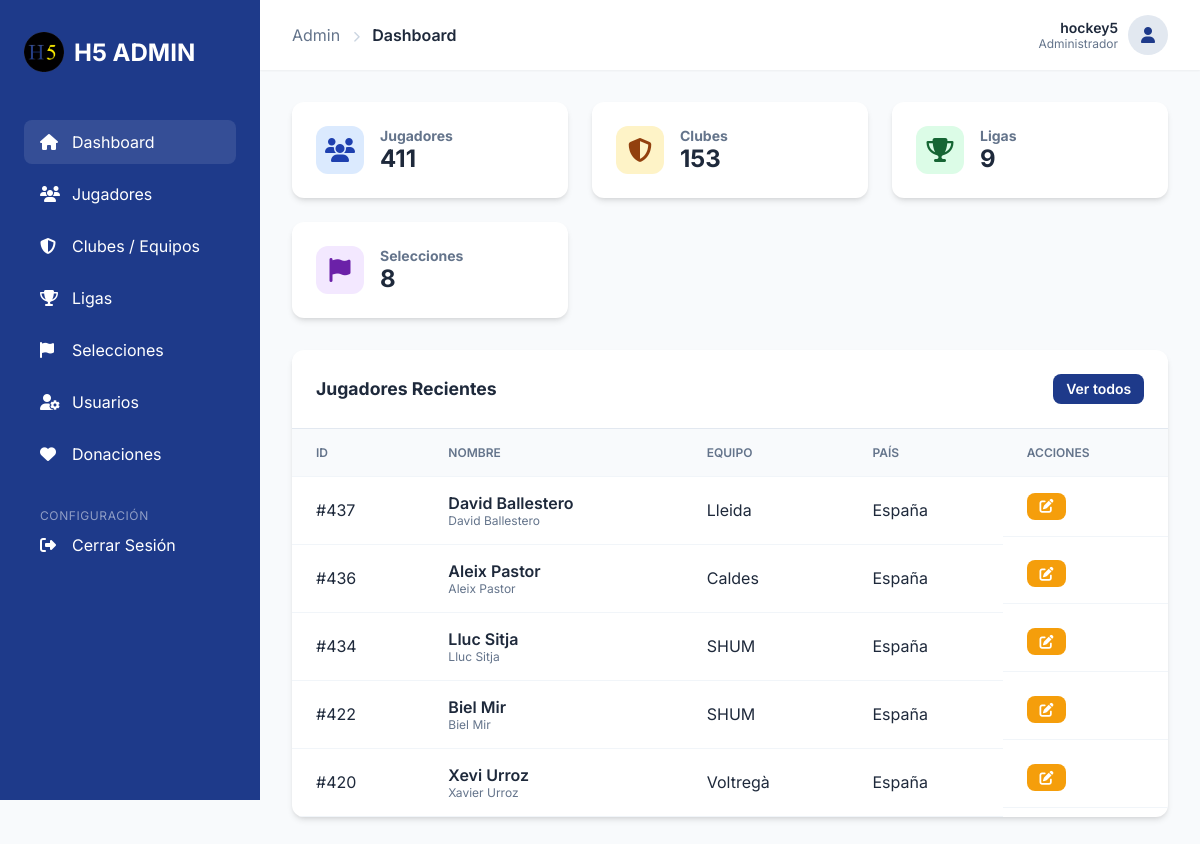
The page /admin/index.php (signed in) on the database its author committed.
### tables this page shows
CREATE TABLE `players` (
  `id` int(10) UNSIGNED NOT NULL,
  `name` varchar(128) NOT NULL,
  `full_name` varchar(255) DEFAULT NULL,
  `country` varchar(64) DEFAULT NULL,
  `birth_year` smallint(5) UNSIGNED DEFAULT NULL,
  `position` varchar(32) DEFAULT NULL,
  `league_id` int(10) UNSIGNED NOT NULL,
  `current_team_id` int(10) UNSIGNED DEFAULT NULL,
  `current_team_name` varchar(128) DEFAULT NULL,
  `Numero` int(11) NOT NULL,
  `seleccio_id` int(11) DEFAULT NULL
);

CREATE TABLE `teams` (
  `id` int(10) UNSIGNED NOT NULL,
  `league_id` int(10) UNSIGNED NOT NULL,
  `name` varchar(128) NOT NULL,
  `normalized_name` varchar(128) NOT NULL,
  `city` varchar(128) DEFAULT NULL,
  `logo_url` text DEFAULT NULL
);

### admin/index.php (the view, shortened to what this page needs)
<?php
require_once __DIR__ . '/includes/header.php';
try {
    $pdo = hoquei5_pdo();
    $totalPlayers = $pdo->query("SELECT COUNT(*) FROM `players`")->fetchColumn();
    $totalTeams = $pdo->query("SELECT COUNT(*) FROM `teams`")->fetchColumn();
    $totalLeagues = $pdo->query("SELECT COUNT(*) FROM `leagues`")->fetchColumn();
    $totalSeleccions = $pdo->query("SELECT COUNT(*) FROM `seleccio`")->fetchColumn();
    $recentPlayers = $pdo->query("SELECT p.*, t.name as team_name FROM `players` p LEFT JOIN `teams` t ON p.current_team_id = t.id ORDER BY p.id DESC LIMIT 5")->fetchAll();
} catch (Exception $e) {
    echo "Error: " . $e->getMessage();
}
?>
<div class="stats-grid">
    <div class="stat-card">
        <div class="stat-icon" style="background: #dbeafe; color: #1e40af;">
            <i class="fas fa-users"></i>
        </div>
        <div class="stat-info">
            <h3>Jugadores</h3>
            <p><?php echo $totalPlayers; ?></p>
        </div>
    </div>
    <div class="stat-card">
        <div class="stat-icon" style="background: #fef3c7; color: #92400e;">
            <i class="fas fa-shield-alt"></i>
        </div>
        <div class="stat-info">
            <h3>Clubes</h3>
            <p><?php echo $totalTeams; ?></p>
        </div>
    </div>
    <div class="stat-card">
        <div class="stat-icon" style="background: #dcfce7; color: #166534;">
            <i class="fas fa-trophy"></i>
        </div>
        <div class="stat-info">
            <h3>Ligas</h3>
            <p><?php echo $totalLeagues; ?></p>
        </div>
    </div>
    <div class="stat-card">
        <div class="stat-icon" style="background: #f3e8ff; color: #6b21a8;">
            <i class="fas fa-flag"></i>
        </div>
        <div class="stat-info">
            <h3>Selecciones</h3>
            <p><?php echo $totalSeleccions; ?></p>
        </div>
    </div>
</div>
<div class="table-container">
    <div class="table-header">
        <h2 style="font-size: 1.1rem; font-weight: 700;">Jugadores Recientes</h2>
        <a href="players.php" class="btn btn-primary btn-sm" style="width: auto;">Ver todos</a>
    </div>
    <table class="admin-table">
        <thead>
            <tr>
                <th>ID</th>
                <th>Nombre</th>
                <th>Equipo</th>
                <th>País</th>
                <th>Acciones</th>
            </tr>
        </thead>
        <tbody>
            <?php foreach ($recentPlayers as $p): ?>
            <tr>
                <td>#<?php echo $p['id']; ?></td>
                <td>
                    <div style="font-weight: 600;"><?php echo htmlspecialchars($p['name']); ?></div>
                    <div style="font-size: 0.75rem; color: var(--text-muted);"><?php echo htmlspecialchars($p['full_name'] ?? ''); ?></div>
                </td>
                <td><?php echo htmlspecialchars($p['team_name'] ?? $p['current_team_name'] ?? 'N/A'); ?></td>
                <td><?php echo htmlspecialchars($p['country'] ?? 'N/A'); ?></td>
                <td class="actions">
                    <a href="player_edit.php?id=<?php echo $p['id']; ?>" class="btn btn-warning btn-sm" style="width: auto;"><i class="fas fa-edit"></i></a>
                </td>
            </tr>
            <?php endforeach; ?>
        </tbody>
    </table>
</div>
<?php require_once __DIR__ . '/includes/footer.php'; ?>

### admin/admin.css (style rules this page uses)
:root { --primary: #1e3a8a; --secondary: #3b82f6; --accent: #f59e0b; --bg: #f8fafc; --card-bg: #ffffff; --text: #1e293b; --text-muted: #64748b; --sidebar-w: 260px; --header-h: 70px; --radius: 12px; --shadow: 0 4px 6px -1px rgb(0 0 0 / 0.1), 0 2px 4px -2px rgb(0 0 0 / 0.1); }
* { box-sizing: border-box; margin: 0; padding: 0; }
body { font-family: 'Inter', sans-serif; background: var(--bg); color: var(--text); overflow-x: hidden; }
a { text-decoration: none; color: inherit; }
.btn { width: 100%; padding: 0.75rem 1.5rem; border: none; border-radius: 8px; font-weight: 600; cursor: pointer; transition: all 0.2s; display: inline-flex; align-items: center; justify-content: center; }
.btn-primary { background: var(--primary); color: white; }
.stats-grid { display: grid; grid-template-columns: repeat(auto-fit, minmax(240px, 1fr)); gap: 1.5rem; margin-bottom: 2rem; }
.stat-card { background: var(--card-bg); padding: 1.5rem; border-radius: var(--radius); box-shadow: var(--shadow); display: flex; align-items: center; gap: 1rem; }
.stat-icon { width: 48px; height: 48px; border-radius: 12px; display: flex; align-items: center; justify-content: center; font-size: 1.5rem; }
.stat-info h3 { font-size: 0.875rem; color: var(--text-muted); }
.stat-info p { font-size: 1.5rem; font-weight: 700; }
.table-container { background: var(--card-bg); border-radius: var(--radius); box-shadow: var(--shadow); overflow: hidden; margin-bottom: 2rem; }
.table-header { padding: 1.5rem; border-bottom: 1px solid #e2e8f0; display: flex; justify-content: space-between; align-items: center; }
.admin-table { width: 100%; border-collapse: collapse; }
.admin-table th, .admin-table td { padding: 1rem 1.5rem; text-align: left; border-bottom: 1px solid #f1f5f9; }
.admin-table th { background: #f8fafc; font-weight: 600; color: var(--text-muted); font-size: 0.75rem; text-transform: uppercase; }
.actions { display: flex; gap: 0.5rem; }
.btn-sm { padding: 0.4rem 0.8rem; font-size: 0.875rem; }
.btn-warning { background: var(--accent); color: white; }

### rows shown on the page
players: id "437", name "David Ballestero", full_name "David Ballestero", current_team.name "Lleida", country "España"
players: id "436", name "Aleix Pastor", full_name "Aleix Pastor", current_team.name "Caldes", country "España"
players: id "434", name "Lluc Sitja", full_name "Lluc Sitja", current_team.name "SHUM", country "España"
players: id "422", name "Biel Mir", full_name "Biel Mir", current_team.name "SHUM", country "España"
players: id "420", name "Xevi Urroz", full_name "Xavier Urroz", current_team.name "Voltregà", country "España"

### other values the page prints
$pageTitle "Dashboard"
$_SESSION['admin_user'] "hockey5"
$totalPlayers "411"
$totalTeams "153"
$totalLeagues "9"
$totalSeleccions "8"
